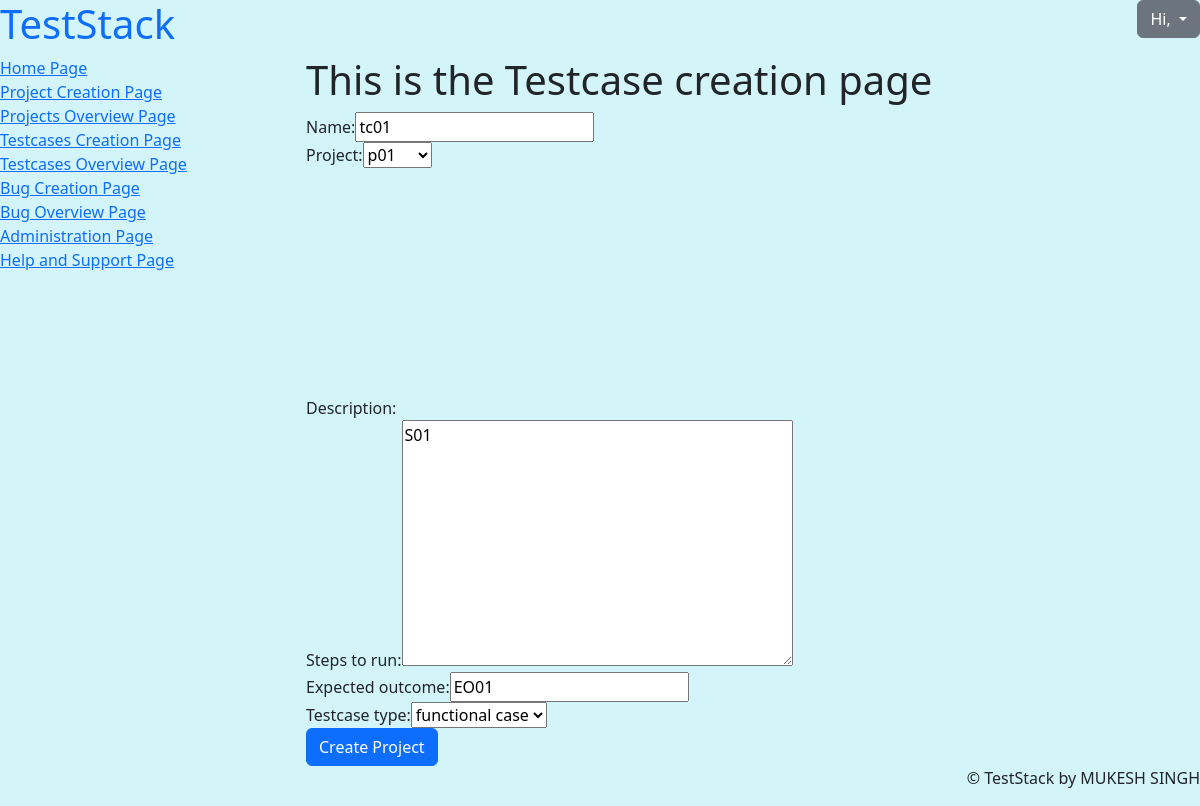
/teststack/testcase/1/, run on the app's committed database.
### teststack/models.py (models this page shows, shortened)
class TestCase(models.Model):
    name = models.CharField(max_length=100)
    project = models.ForeignKey(Project, on_delete=models.CASCADE, null=True)
    description = HTMLField()
    steps_to_run = models.TextField()
    expected_outcome = models.CharField(max_length=100)
    created_at = models.DateTimeField(auto_now_add=True)
    updated_at = models.DateTimeField(auto_now=True)
    created_by = models.ForeignKey(User, on_delete=models.SET_NULL, null=True)
    TestCaseType = [
        ('functional case', 'functional case'),
        ('UI case', 'UI case'),
        ('edge case', 'edge case'),
        ('simple case', 'simple case'),
    ]
    testcase_type = models.CharField(max_length = 50, choices = TestCaseType, default = '1')

### teststack/views.py (the view, shortened to what this page needs)
# urls.py: path('testcase/<int:pk>/', views.TestCaseEditView.as_view(), name='testcaseeditingpage'),
class TestCaseEditView(View):
   def get(self, request, pk):
        inst=TestCase.objects.get(id=pk)
        form = TestCaseForm(instance=inst)
        return render(request, 'testcasecreationpage.html', {'form':form})

### teststack/forms.py
class TestCaseForm(forms.ModelForm):
    def __init__(self, *args, **kwargs):
        super().__init__(*args, **kwargs)
        self.fields['description'].widget.attrs.update({'class': 'htmlfield'})
        self.fields['project'].required = False
    class Meta:
        model = TestCase
        fields = ['name','project','description','steps_to_run','expected_outcome','testcase_type']

### teststack/models.py (called while the page is built)
    def __str__(self):
        return self.name

### teststack/templates/testcasecreationpage.html (shortened to what this page needs)
{% extends "base.html" %}
{% block body_content %}
<h1>This is the Testcase creation page</h1>
<form method="POST" action="" enctype="multipart/form-data">
    {% for field in form %}
        {{field.label_tag}}{{field}}<br>
    {% endfor %}
    <input type="submit" class='btn btn-primary' value="Create Project">
</form>
{% endblock %}

### teststack/static/css/dataTables_min.css (style rules this page uses)
:root { --dt-row-selected: 13, 110, 253;--dt-row-selected-text: 255, 255, 255;--dt-row-selected-link: 9, 10, 11 }

### data on the page
TestCase: form "tc01" "p01" "S01" "EO01" "functional case"

### other printed values
{{ field.label_tag }} "Name:" "Project:" "Description:" "Steps to run:" "Expected outcome:" "Testcase type:"
